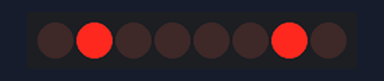
The program below on a simulated Arduino Nano, built with avr-gcc and run on an emulated ATmega328P. Parts: 8 shift-register outputs drawn as a row of LEDs (first output left, lit = HIGH). Wiring (inferred from the names in the program): shift register (74HC595): data pin 19; shift clock pin 17. Wiring (inferred from the signals the program sends): row of LEDs: on Q0, Q1, Q2, Q3, Q4, Q5, Q6, Q7.

Above: at 2.5 s.
At 6.2 s:
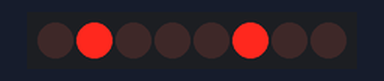
At 7.7 s:
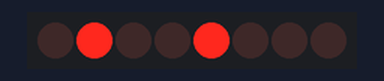
At 10.5 s:
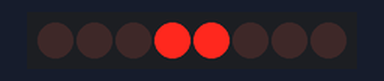
At 14.2 s:
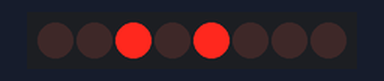
Timing chart, 0 to 20.8 s (numbered marks = the images above):
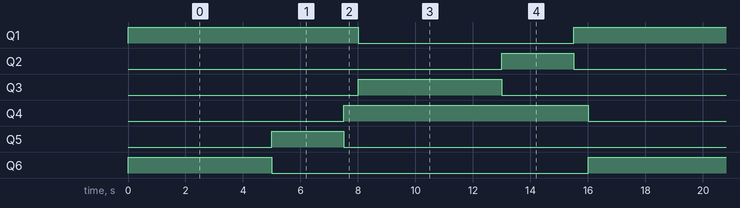

Measured:
- by itself, Q1: alternates HIGH for 8.3 s and LOW for 7.5 s
- by itself, Q2, Q5: alternates HIGH for 2.5 s and LOW for 13.5 s
- by itself, Q3, Q6: alternates HIGH for 5.0 s and LOW for 11.0 s
- by itself, Q4: alternates HIGH for 8.5 s and LOW for 7.5 s

The program:

main.cpp
```cpp
// (licence header left out)
#include <Arduino.h>

// Total number of states in the traffic light cycle
#define TOTAL_STATES 6

// Define the bit patterns for the North-South and West-East traffic light LEDs
// connected to the shift register pins
#define RED_NS 0x02
#define YELLOW_NS 0x04
#define GREEN_NS 0x08

#define RED_WE 0x10
#define YELLOW_WE 0x20
#define GREEN_WE 0x40

// Define pins for the shift register
#define DATA_PIN 19
#define LATCH_PIN 18
#define CLOCK_PIN 17

// Define the output states and durations for each state in the traffic light cycle
uint8_t output_data[TOTAL_STATES]{
    RED_NS | GREEN_WE,
    RED_NS | YELLOW_WE,
    RED_NS | RED_WE,
    GREEN_NS | RED_WE,
    YELLOW_NS | RED_WE,
    RED_NS | RED_WE};

uint32_t switch_time[TOTAL_STATES]{
    5000,
    2500,
    500,
    5000,
    2500,
    500};

void setup()
{
    // Set the pins for the shift register as output
    pinMode(DATA_PIN, OUTPUT);
    pinMode(LATCH_PIN, OUTPUT);
    pinMode(CLOCK_PIN, OUTPUT);
}

void loop()
{
    uint32_t current_time;
    uint32_t last_upated_time;

    // Iterate through each state in the traffic light cycle
    for (uint8_t i = 0; i < TOTAL_STATES; i++)
    {
        current_time = millis();
        last_upated_time = millis();

        // Send the current state to the shift register
        digitalWrite(LATCH_PIN, LOW);
        shiftOut(DATA_PIN, CLOCK_PIN, MSBFIRST, output_data[i]);
        digitalWrite(LATCH_PIN, HIGH);

        // Keep the current state active until its switch_time duration has passed
        while ((current_time - last_upated_time) < switch_time[i])
        {
            current_time = millis();
        }
    }
}
```
